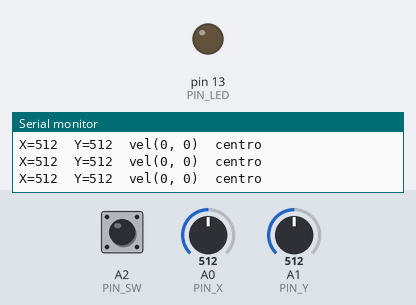
The sketch below on a simulated Arduino Uno, built with avr-gcc and run on an emulated ATmega328P. On the bench: output pins drawn as LEDs (lit = HIGH), the last lines printed to the serial monitor. Inputs (shaded band) come from the test bench; at power-on: A2 (PIN_SW) HIGH, A0 (PIN_X) = 512, A1 (PIN_Y) = 512.

Above: at 1.2 s.
1.3 s: A2 (PIN_SW) pulled LOW for 0.15 s
At 1.43 s:
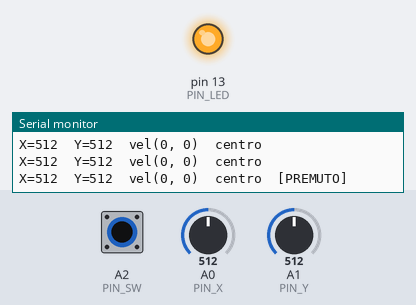
3.0 s: A0 (PIN_X) set to 619
4.5 s: A0 (PIN_X) set to 647
6.4 s: A1 (PIN_Y) set to 555
9.4 s: A1 (PIN_Y) set to 581
12.4 s: A2 (PIN_SW) pulled LOW for 1 s
At 13.8 s:
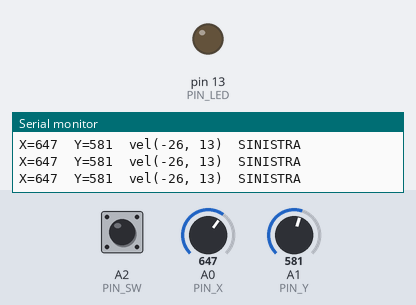
Timing chart, 0 to 15.4 s (numbered marks = the images above; inputs shaded):
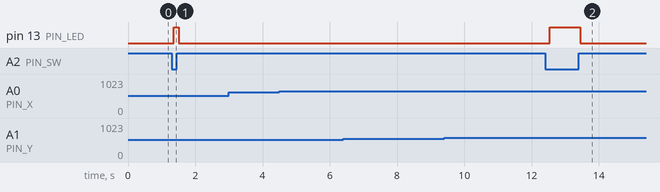

The sketch:

sketch.ino
```cpp
// Scheda 18 - Joystick analogico
// VRx su A0, VRy su A1, SW (pulsante) su A2 usato come pin digitale, LED sulla scheda (pin 13).

const int PIN_X = A0;
const int PIN_Y = A1;
const int PIN_SW = A2;     // anche i pin analogici funzionano come digitali
const int PIN_LED = 13;
const int ZONA_MORTA = 120;   // intorno al centro (512) non consideriamo il movimento

void setup() {
  pinMode(PIN_SW, INPUT_PULLUP);   // il pulsante del joystick chiude verso GND
  pinMode(PIN_LED, OUTPUT);
  Serial.begin(9600);
}

void loop() {
  int x = analogRead(PIN_X);       // 0 ... 512 (centro) ... 1023
  int y = analogRead(PIN_Y);
  bool premuto = (digitalRead(PIN_SW) == LOW);

  String direzione = "";
  if (y > 512 + ZONA_MORTA) direzione += "SU ";
  if (y < 512 - ZONA_MORTA) direzione += "GIU' ";
  if (x > 512 + ZONA_MORTA) direzione += "SINISTRA";
  if (x < 512 - ZONA_MORTA) direzione += "DESTRA";
  if (direzione == "") direzione = "centro";

  // trasformiamo la posizione in una "velocità" da -100 a +100
  int velX = map(x, 0, 1023, 100, -100);
  int velY = map(y, 0, 1023, -100, 100);

  Serial.print("X=");
  Serial.print(x);
  Serial.print("  Y=");
  Serial.print(y);
  Serial.print("  vel(");
  Serial.print(velX);
  Serial.print(", ");
  Serial.print(velY);
  Serial.print(")  ");
  Serial.print(direzione);
  Serial.println(premuto ? "  [PREMUTO]" : "");

  digitalWrite(PIN_LED, premuto);
  delay(150);
}
```

Measured:
- after the input at 1.3 s, pin 13 (PIN_LED): LOW → HIGH after 0.06 s, → LOW 0.15 s later
- after the input at 12.4 s, pin 13 (PIN_LED): LOW → HIGH after 0.14 s, → LOW 0.91 s later
